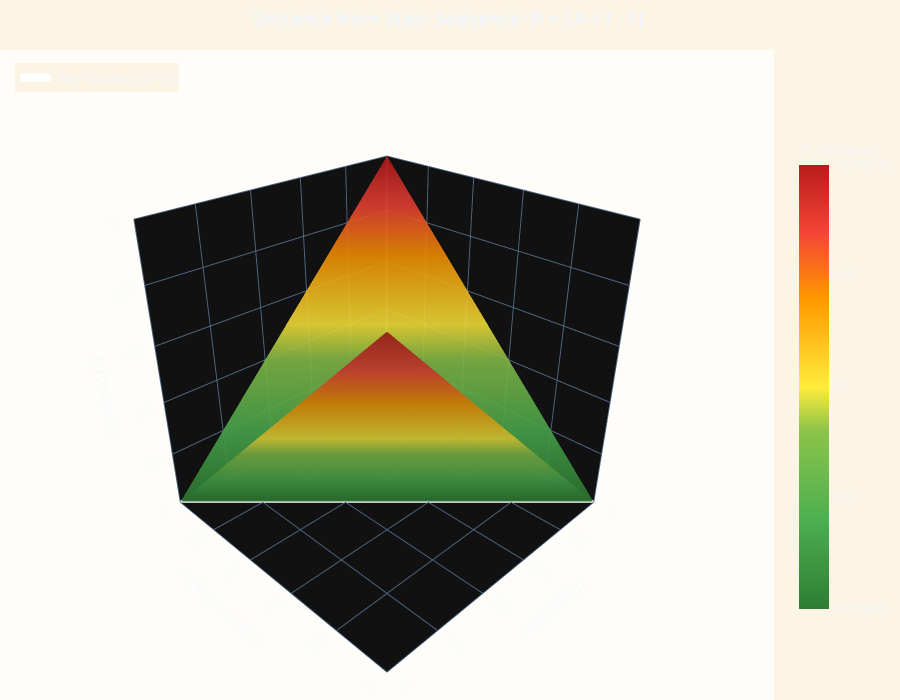

The cell this chart's notebook holds for it:
### Markdown cell above
---
## 🧊 Interactive 3D: Distance from Main Sequence

**D = |A + I - 1|**

The "valley" along the diagonal is the **Main Sequence** where D = 0 (ideal).

### Code cell
# ============================================================
# 🧊 DISTANCE 3D SURFACE
# ============================================================

# Build mesh
n = CONFIG['mesh_points']
I_range = np.linspace(0, 1, n)
A_range = np.linspace(0, 1, n)
I_grid, A_grid = np.meshgrid(I_range, A_range)
D_grid = calc_distance(A_grid, I_grid)

# Main Sequence line (D=0)
main_seq_i = np.linspace(0, 1, 50)
main_seq_a = 1 - main_seq_i
main_seq_d = np.zeros_like(main_seq_i)

# Create figure
fig_distance = go.Figure()

# Surface
fig_distance.add_trace(go.Surface(
    x=I_grid, y=A_grid, z=D_grid,
    colorscale=CONFIG['distance_colorscale'],
    cmin=0, cmax=1,
    colorbar=dict(
        title=dict(text='D (Distance)', font=dict(size=14)),
        tickvals=[0, 0.25, 0.5, 0.75, 1.0],
        ticktext=['0.0 (Ideal)', '0.25', '0.5', '0.75', '1.0 (Worst)'],
        len=0.75,
    ),
    hovertemplate='I: %{x:.2f}<br>A: %{y:.2f}<br>D: %{z:.3f}<extra></extra>',
    opacity=0.9,
))

# Main Sequence line
fig_distance.add_trace(go.Scatter3d(
    x=main_seq_i, y=main_seq_a, z=main_seq_d,
    mode='lines',
    line=dict(color='white', width=8),
    name='Main Sequence (D=0)',
    hovertemplate='Main Sequence<br>I: %{x:.2f}<br>A: %{y:.2f}<extra></extra>',
))

fig_distance.update_layout(
    title=dict(
        text='<b>Distance from Main Sequence: D = |A + I - 1|</b>',
        font=dict(size=18),
        x=0.5,
    ),
    scene=dict(
        xaxis=dict(title='I (Instability)', range=[0, 1]),
        yaxis=dict(title='A (Abstractness)', range=[0, 1]),
        zaxis=dict(title='D (Distance)', range=[0, 1]),
        camera=CONFIG['camera'],
        bgcolor=CONFIG['plot_bg'],
    ),
    paper_bgcolor=CONFIG['paper_bg'],
    margin=dict(l=0, r=0, t=50, b=0),
    height=700,
    showlegend=True,
    legend=dict(x=0.02, y=0.98),
)

fig_distance.show()

# Uncomment to save:
# fig_distance.write_html('distance-3d-interactive.html', include_plotlyjs='cdn')

### Figure 1 — Plotly figure (JSON) as saved in the notebook; plotly's stock layout.template omitted (floating-point values rounded to 4 significant figures; data arrays with more than 128 entries replaced by an {"elided": "..."} marker saying what was removed)
{"data": [{"cmax": 1, "cmin": 0, "colorbar": {"len": 0.75, "ticktext": ["0.0 (Ideal)", "0.25", "0.5", "0.75", "1.0 (Worst)"], "tickvals": [0, 0.25, 0.5, 0.75, 1.0], "title": {"font": {"size": 14}, "text": "D (Distance)"}}, "colorscale": [[0.0, "#2E7D32"], [0.2, "#4CAF50"], [0.4, "#8BC34A"], [0.5, "#FFEB3B"], [0.7, "#FF9800"], [0.85, "#F44336"], [1.0, "#B71C1C"]], "hovertemplate": "I: %{x:.2f}<br>A: %{y:.2f}<br>D: %{z:.3f}<extra></extra>", "opacity": 0.9, "x": {"elided": "100x100 float values"}, "y": {"elided": "100x100 float values"}, "z": {"elided": "100x100 float values"}, "type": "surface"}, {"hovertemplate": "Main Sequence<br>I: %{x:.2f}<br>A: %{y:.2f}<extra></extra>", "line": {"color": "white", "width": 8}, "mode": "lines", "name": "Main Sequence (D=0)", "x": [0.0, 0.02041, 0.04082, 0.06122, 0.08163, 0.102, 0.1224, 0.1429, 0.1633, 0.1837, 0.2041, 0.2245, 0.2449, 0.2653, 0.2857, 0.3061, 0.3265, 0.3469, 0.3673, 0.3878, 0.4082, 0.4286, 0.449, 0.4694, 0.4898, 0.5102, 0.5306, 0.551, 0.5714, 0.5918, 0.6122, 0.6327, 0.6531, 0.6735, 0.6939, 0.7143, 0.7347, 0.7551, 0.7755, 0.7959, 0.8163, 0.8367, 0.8571, 0.8776, 0.898, 0.9184, 0.9388, 0.9592, 0.9796, 1.0], "y": [1.0, 0.9796, 0.9592, 0.9388, 0.9184, 0.898, 0.8776, 0.8571, 0.8367, 0.8163, 0.7959, 0.7755, 0.7551, 0.7347, 0.7143, 0.6939, 0.6735, 0.6531, 0.6327, 0.6122, 0.5918, 0.5714, 0.551, 0.5306, 0.5102, 0.4898, 0.4694, 0.449, 0.4286, 0.4082, 0.3878, 0.3673, 0.3469, 0.3265, 0.3061, 0.2857, 0.2653, 0.2449, 0.2245, 0.2041, 0.1837, 0.1633, 0.1429, 0.1224, 0.102, 0.08163, 0.06122, 0.04082, 0.02041, 0.0], "z": [0.0, 0.0, 0.0, 0.0, 0.0, 0.0, 0.0, 0.0, 0.0, 0.0, 0.0, 0.0, 0.0, 0.0, 0.0, 0.0, 0.0, 0.0, 0.0, 0.0, 0.0, 0.0, 0.0, 0.0, 0.0, 0.0, 0.0, 0.0, 0.0, 0.0, 0.0, 0.0, 0.0, 0.0, 0.0, 0.0, 0.0, 0.0, 0.0, 0.0, 0.0, 0.0, 0.0, 0.0, 0.0, 0.0, 0.0, 0.0, 0.0, 0.0], "type": "scatter3d"}], "layout": {"title": {"font": {"size": 18}, "text": "<b>Distance from Main Sequence: D = |A + I - 1|</b>", "x": 0.5}, "scene": {"xaxis": {"title": {"text": "I (Instability)"}, "range": [0, 1]}, "yaxis": {"title": {"text": "A (Abstractness)"}, "range": [0, 1]}, "zaxis": {"title": {"text": "D (Distance)"}, "range": [0, 1]}, "camera": {"eye": {"x": 1.5, "y": 1.5, "z": 1.2}, "up": {"x": 0, "y": 0, "z": 1}}, "bgcolor": "rgba(252,245,229,0.8)"}, "margin": {"l": 0, "r": 0, "t": 50, "b": 0}, "legend": {"x": 0.02, "y": 0.98}, "paper_bgcolor": "#FCF5E5", "height": 700, "showlegend": true}}
